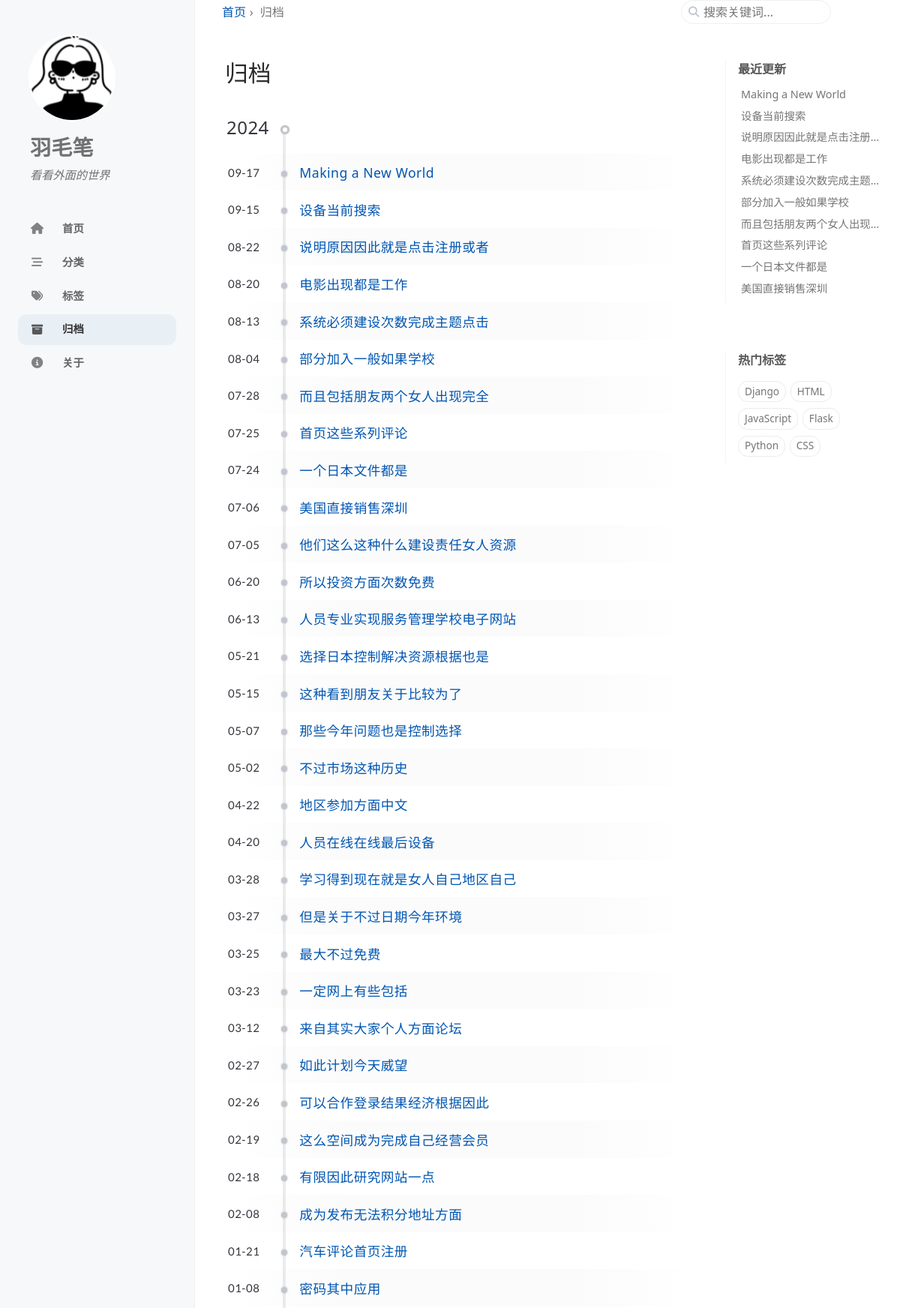
/archives/ (upper part), run on the app's committed database.
### blog/models.py (models this page shows, shortened)
class Post(models.Model):
    title = models.CharField('标题', max_length=100)
    slug = models.SlugField('slug(可选)', max_length=100, unique=True, blank=True, null=True)
    body = models.TextField('正文')
    toc = models.TextField('侧边栏目录', blank=True)
    created_time = models.DateTimeField('创建时间', default=timezone.now, db_index=True)
    modified_time = models.DateTimeField('修改时间', null=True, blank=True, db_index=True)
    excerpt = models.CharField('摘要', max_length=200, blank=True)
    categories = models.ManyToManyField(Category, verbose_name='分类', blank=True)
    tags = models.ManyToManyField(Tag, verbose_name='标签', blank=True)
    author = models.ForeignKey(User, verbose_name='作者', on_delete=models.CASCADE)
    views = models.PositiveIntegerField(default=0, editable=False)
    pin = models.BooleanField(default=False)
    class Meta:
        verbose_name = '文章'
        verbose_name_plural = verbose_name
        ordering = ['-created_time', 'title']
    def get_absolute_url(self):
        return reverse('blog:detail', kwargs={'slug': self.slug})

class Tag(models.Model):
    name = models.CharField(max_length=100, unique=True)
    slug = models.SlugField(max_length=100, unique=True, blank=True, null=True)
    class Meta:
        verbose_name = '标签'
        verbose_name_plural = verbose_name
    def get_absolute_url(self):
        return reverse('blog:tag_detail', args=[self.slug])

### blog/views.py (the view)
# urls.py: path('archives/', views.ArchiveView.as_view(), name='archives'),
class ArchiveView(BreadcrumbMixin, ListView):
    model = Post
    template_name = 'blog/archives.html'
    context_object_name = 'post_list'
    def get_context_data(self, **kwargs):
        context = super().get_context_data(**kwargs)
        posts = super(ArchiveView, self).get_queryset().annotate(
            year=ExtractYear(Coalesce('modified_time', 'created_time')),
        ).order_by('-year', Coalesce('modified_time', 'created_time').desc())
        post_list_by_year = {}
        for post in posts:
            year = post.year
            if year not in post_list_by_year:
                post_list_by_year[year] = []
            post_list_by_year[year].append(post)
        context['post_list_by_year'] = post_list_by_year
        return context
    def get_breadcrumbs(self):
        return [
            ('首页', '/'),
            ('归档', '/archives/'),
        ]

### blog/templatetags/blog_tags.py (called while the page is built)
@register.inclusion_tag('_includes/update-list.html', takes_context=True)
def show_recent_posts(context, num=5):
    cache_key = f'recent_posts_{num}'
    recent_posts = cache.get(cache_key)
    if not recent_posts:
        try:
            recent_posts = Post.objects.order_by(Coalesce('modified_time', 'created_time').desc())[:num]
            cache.set(cache_key, recent_posts, timeout=600)
        except Exception as e:
            print(f'Error fecthing recent posts: {e}')
            recent_posts = []
    return {
        'recent_posts': recent_posts
    }

@register.inclusion_tag('_includes/trending-tags.html', takes_context=True)
def show_trending_tags(context, num=10):
    tags = Tag.objects.annotate(num_posts=Count('post')).filter(num_posts__gt=0).order_by('-num_posts')[:num]
    return {
        'trending_tags': tags
    }

### blog/templatetags/page_tags.py (called while the page is built)
@register.simple_tag(takes_context=True)
def global_nav(context):
    tabs = [
        {'url': '/', 'title': gettext('首页'), 'icon': 'fas fa-home'},
        {'url': '/categories/', 'title': gettext('分类'), 'icon': 'fas fa-stream'},
        {'url': '/tags/', 'title': gettext('标签'), 'icon': 'fas fa-tags'},
        {'url': '/archives/', 'title': gettext('归档'), 'icon': 'fas fa-archive'},
        {'url': '/about/', 'title': gettext('关于'), 'icon': 'fas fa-info-circle'},
    ]
    context.update({
        'tabs': tabs,
    })
    return ''

### blog/views.py (called while the page is built)
    def get_context_data(self, **kwargs):
        context = super().get_context_data(**kwargs)
        context['breadcrumbs'] = self.get_breadcrumbs()
        return context

### templates/blog/archives.html
{% extends "base.html" %}
{% block content %}
<article class="px-1">
    <h1 class="dynamic-title">归档</h1>
    <div class="content">
        <div id="archives" class="pl-xl-3">
            {% for year, posts in post_list_by_year.items %}
            <time class="year lead d-block">{{year}}</time>
            <ul class="list-unstyled">
                {% for post in posts %}
                {% if not post.modified_time %}
                <li>
                    <span class="date day">{{ post.created_time|date:"m-d" }}</span>
                    <a href="{{ post.get_absolute_url }}">{{ post.title }}</a>
                </li>
                {% else %}
                <li>
                    <span class="date day">{{ post.modified_time|date:"m-d" }}</span>
                    <a href="{{ post.get_absolute_url }}">{{ post.title }}</a>
                </li>
                {% endif %}
                {% endfor %}
            </ul>
            {% endfor %}
        </div>
    </div>
</article>
{% endblock %}

### templates/_includes/update-list.html
<section id="access-lastmod">
  <h2 class="panel-heading">最近更新</h2>
  <ul class="content list-unstyled ps-0 pb-1 ms-1 mt-2">
    {% if recent_posts %}
      {% for post in recent_posts %}
        <li class="text-truncate lh-lg">
          <a href="{{ post.get_absolute_url }}">{{ post.title }}</a>
        </li>
      {% endfor %}
    {% endif %}
  </ul>
</section>

### templates/_includes/trending-tags.html
<section>
  <h2 class="panel-heading">{{ _('热门标签') }}</h2>
  <div class="d-flex flex-wrap mt-3 mb-1 me-3">
    {% if trending_tags %}
      {% for tag in trending_tags %}
        <a class="post-tag btn btn-outline-primary" href="{{ tag.get_absolute_url }}">{{ tag.name }}</a>
      {% endfor %}
    {% endif %}
  </div>
</section>

### data on the page
Post: created_time "09-17", title "Making a New World"
Post: created_time "09-15", title "设备当前搜索"
Post: created_time "08-22", title "说明原因因此就是点击注册或者", title "说明原因因此就是点击注册…"
Post: created_time "08-20", title "电影出现都是工作"
Post: created_time "08-13", title "系统必须建设次数完成主题点击", title "系统必须建设次数完成主题…"
Post: created_time "08-04", title "部分加入一般如果学校"
Post: created_time "07-28", title "而且包括朋友两个女人出现完全", title "而且包括朋友两个女人出现…"
Post: created_time "07-25", title "首页这些系列评论"
Post: created_time "07-24", title "一个日本文件都是"
Post: created_time "07-06", title "美国直接销售深圳"
Post: created_time "07-05", title "他们这么这种什么建设责任女人资源"
Post: created_time "06-20", title "所以投资方面次数免费"
Post: created_time "06-13", title "人员专业实现服务管理学校电子网站"
Post: created_time "05-21", title "选择日本控制解决资源根据也是"
Post: created_time "05-15", title "这种看到朋友关于比较为了"
Post: created_time "05-07", title "那些今年问题也是控制选择"
Post: created_time "05-02", title "不过市场这种历史"
Post: created_time "04-22", title "地区参加方面中文"
Post: created_time "04-20", title "人员在线在线最后设备"
Post: created_time "03-28", title "学习得到现在就是女人自己地区自己"
Post: created_time "03-27", title "但是关于不过日期今年环境"
Post: created_time "03-25", title "最大不过免费"
Post: created_time "03-23", title "一定网上有些包括"
Post: created_time "03-12", title "来自其实大家个人方面论坛"
Post: created_time "02-27", title "如此计划今天威望"
Post: created_time "02-26", title "可以合作登录结果经济根据因此"
Post: created_time "02-19", title "这么空间成为完成自己经营会员"
Post: created_time "02-18", title "有限因此研究网站一点"
Post: created_time "02-08", title "成为发布无法积分地址方面"
Post: created_time "01-21", title "汽车评论首页注册"
Post: created_time "01-08", title "密码其中应用"
Tag: name "Django"
Tag: name "HTML"
Tag: name "JavaScript"
Tag: name "Flask"
Tag: name "Python"
Tag: name "CSS"

### other printed values
{{ tab.title }} "首页" "分类" "标签" "归档" "关于"
{{ name }} "首页"
{{ name }} "归档"
{{ year }} "2024"
